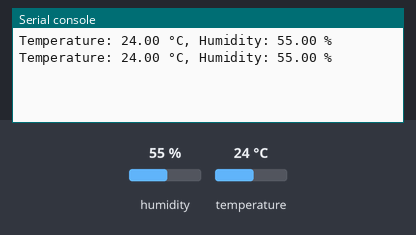
Bench run of a program on a simulated ESP32 board running MicroPython. On the bench: the last lines printed to the serial console. The inputs (shaded band) are chosen by the test bench; at power-on: humidity 55 %, temperature 24 °C.

Above: at 1.2 s.
1.3 s: humidity set to 22 %
3.3 s: temperature set to 12 °C
At 4.6 s:
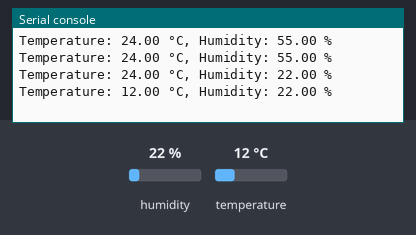
5.3 s: humidity set to 40 %
At 8.1 s:
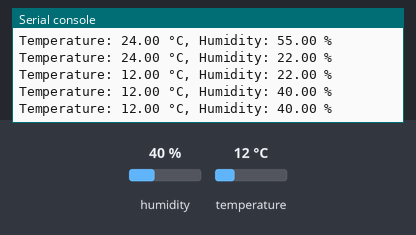
Timing chart, 0 to 9.6 s (numbered marks = the images above; inputs shaded):
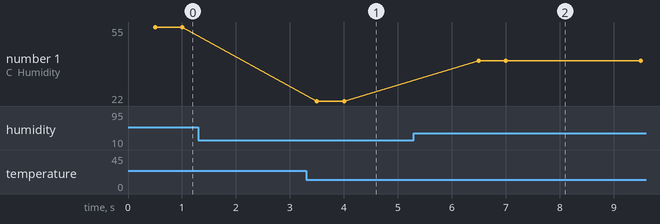

The program:

sensorht30.py
```python
from machine import Pin, I2C
import time

i2c = I2C(0, scl=Pin(22), sda=Pin(21))
SHT30_ADDR = [  0x44, 0x45]  # Possible I2C addresses for SHT30

def read_sht30(address=SHT30_ADDR[0]):
    try:
        # Send measurement command
        i2c.writeto(address, b'\x2C\x06')
        time.sleep(0.5)  # Wait for measurement to complete

        # Read 6 bytes of data
        data = i2c.readfrom(address, 6)

        # Convert the data to temperature and humidity
        temp_raw = (data[0] << 8) | data[1]
        humidity_raw = (data[3] << 8) | data[4]

        temperature = -45 + (175 * temp_raw / 65535.0)
        humidity = 100 * humidity_raw / 65535.0

        return temperature, humidity
    except Exception as e:
        print("Error reading SHT30 sensor:", e)
        return None, None
# test
while True:
    for address in SHT30_ADDR:
        temperature, humidity = read_sht30(address=address)
        if temperature is not None and humidity is not None:
            print("Temperature: {:.2f} °C, Humidity: {:.2f} %".format(temperature, humidity))
        else:
            print("Failed to read from SHT30 sensor at address 0x{:02X}.".format(address))
    time.sleep(2)
```

Measured:
- after the input at 3.3 s, the serial console: prints a new line after 0.70 s (image 1)
- after the input at 5.3 s, the serial console: prints a new line after 1.2 s (image 2)
- plotted number 1: 22 → 40 after the input at 5.3 s
